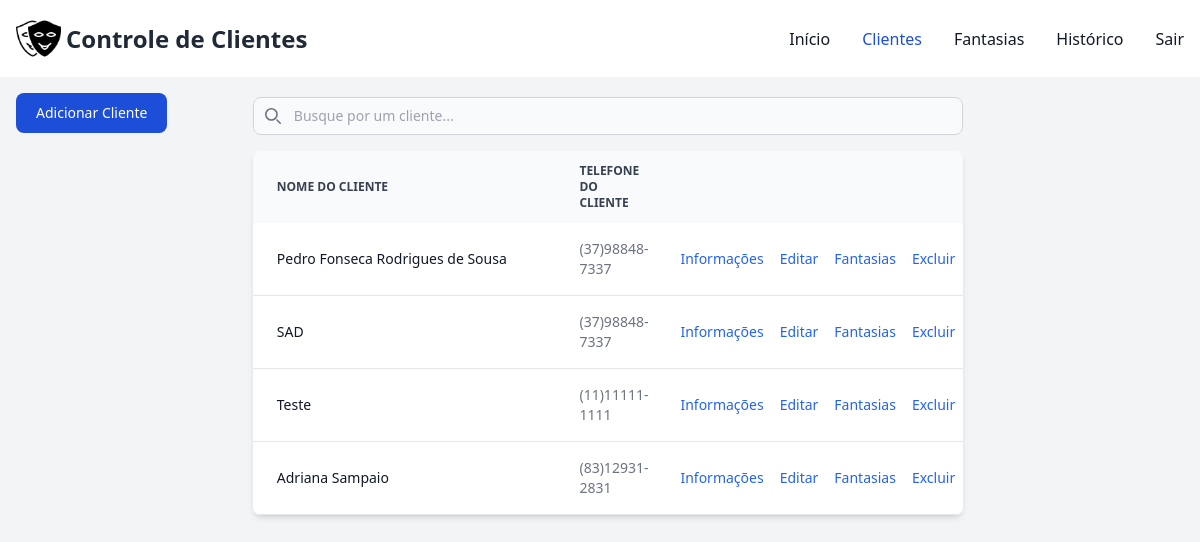
Before: /controle/clientes/ (signed in) with the older database file.
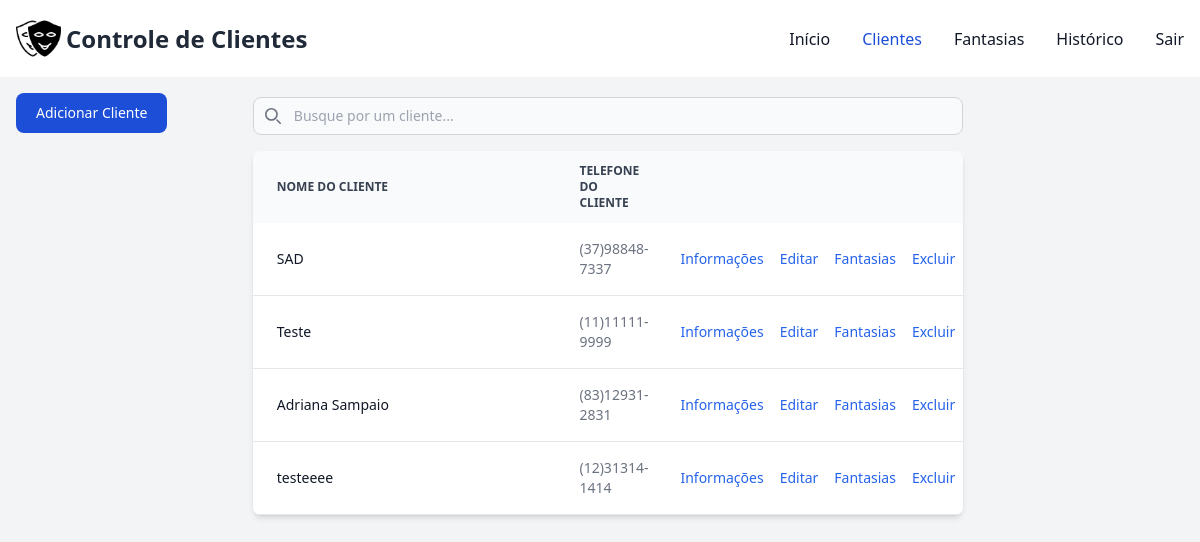
After: the same page with the newer database file.
### controle/models.py (models this page shows)
class Cliente(models.Model):
    usuario = models.ForeignKey(User, on_delete=models.CASCADE)
    nome_cliente = models.CharField(max_length=100, null=False)
    cpf_cliente = models.CharField(max_length=18, unique=True, null=False)
    tel_cliente = models.CharField(max_length=14, null=False)
    tel2_cliente = models.CharField(max_length=14, null=True)
    logradouro_cliente = models.CharField(max_length=150, null=False)
    num_logradouro = models.CharField(max_length=15, null=False)
    complemento_logradouro = models.CharField(max_length=100, blank=True, null=True)
    bairro_logradouro = models.CharField(max_length=100, blank=True, null=True)
    uf_logradouro = models.CharField(max_length=2, blank=True, null=True)
    municipio_logradouro = models.CharField(max_length=100, blank=True, null=True)
    data_nasc_cliente = models.DateField(blank=True, null=True)
    cep_cliente = models.CharField(max_length=9, blank=True)
    email_cliente = models.CharField(max_length=80, blank=True)
    observacao_cliente = models.TextField(blank=True, null=True)

### controle/views.py (the view, shortened to what this page needs)
# urls.py: path('clientes/', views.clientes, name='clientes'),
@login_required(login_url="/controle/login")
def clientes(request):
    clientes = Cliente.objects.all()
    context = {
        'clientes': clientes
    }
    return render(request, 'clientes.html', context)

### controle/templates/clientes.html (shortened to what this page needs)
{% extends "base.html" %}
{% block conteudo %}
    <div class="pt-4 pl-4">
        <div class="lg:fixed flex justify-center pb-5">
            <button data-modal-target="crud-modal" data-modal-toggle="crud-modal" class="block text-white bg-blue-700 hover:bg-blue-800 focus:ring-4 focus:outline-none focus:ring-blue-300 font-medium rounded-lg text-sm px-5 py-2.5 text-center" type="button">
                Adicionar Cliente
            </button>
        </div>
        <div class="flex justify-center">
            <div  class="flex flex-col lg:w-3/5 w-4/5">
            <div class="pb-4">
                <div class="relative mt-1">
                    <div class="absolute inset-y-0 rtl:inset-r-0 start-0 flex items-center ps-3 pointer-events-none">
                    </div>
                    <input type="text" id="table-search" class="block pt-2 ps-10 text-sm text-gray-900 border border-gray-300 rounded-lg w-full bg-gray-50 focus:ring-blue-500 focus:border-blue-500" placeholder="Busque por um cliente...">
                </div>
            </div>
            <div class="relative overflow-x-auto shadow-md sm:rounded-lg">
                <table class="w-full text-sm text-left rtl:text-right text-gray-500">
                    <thead class="text-xs text-gray-700 uppercase bg-gray-50">
                        <tr>
                            <th scope="col" class="px-6 py-3 w-1/2">
                                Nome do Cliente
                            </th>
                            <th scope="col" class="px-6 py-3">
                                Telefone do Cliente
                            </th>
                            <th scope="col" class="px-6 py-3">
                            </th>
                            <th scope="col" class="px-6 py-3">
                            </th>
                            <th scope="col" class="px-6 py-3">
                            </th>
                            <th scope="col" class="px-6 py-3">
                            </th>
                        </tr>
                    </thead>
                    <tbody>
                        {% for cliente in clientes %}
                        <tr class="bg-white border-b">
                            <th scope="row" class="px-6 py-4 font-medium text-gray-900 whitespace-nowrap">
                                {{ cliente.nome_cliente|truncatechars:52 }}
                            </th>
                            <td class="px-6 py-4">
                                {{ cliente.tel_cliente }}
                            </td>
                            <td class="px-2 py-4">
                                <button data-cliente-id="{{ cliente.id }}" data-modal-target="info-modal" data-modal-toggle="info-modal" class="font-medium text-blue-600 hover:underline">Informações</button>
                            </td>
                            <td class="px-2 py-4">
                                <button data-cliente-id="{{ cliente.id }}" data-modal-target="editar-modal" data-modal-toggle="editar-modal" class="font-medium text-blue-600 hover:underline">Editar</button>
                            </td>
                            <td class="px-2 py-4">
                                <button data-cliente-id="{{ cliente.id }}" data-modal-target="editar-modal" data-modal-toggle="editar-modal" class="font-medium text-blue-600 hover:underline">Fantasias</button>
                            </td>
                            <td class="px-2 py-4">
                                <button data-cliente-id="{{ cliente.id }}" class="font-medium text-blue-600 hover:underline" onclick="excluirCliente(event)">Excluir</button>
                            </td>
                        </tr>
                        {% endfor %}
                    </tbody>
                </table>
            </div>
        </div>
    </div>
    </div>
{% load static %}
{% endblock %}

Changed rows visible on the page:
removed Cliente: nome_cliente "Pedro Fonseca Rodrigues de Sousa", tel_cliente "(37)98848-7337"
changed Cliente "Teste": tel_cliente "(11)11111-1111" → "(11)11111-9999"
added Cliente: nome_cliente "testeeee", tel_cliente "(12)31314-1414"
